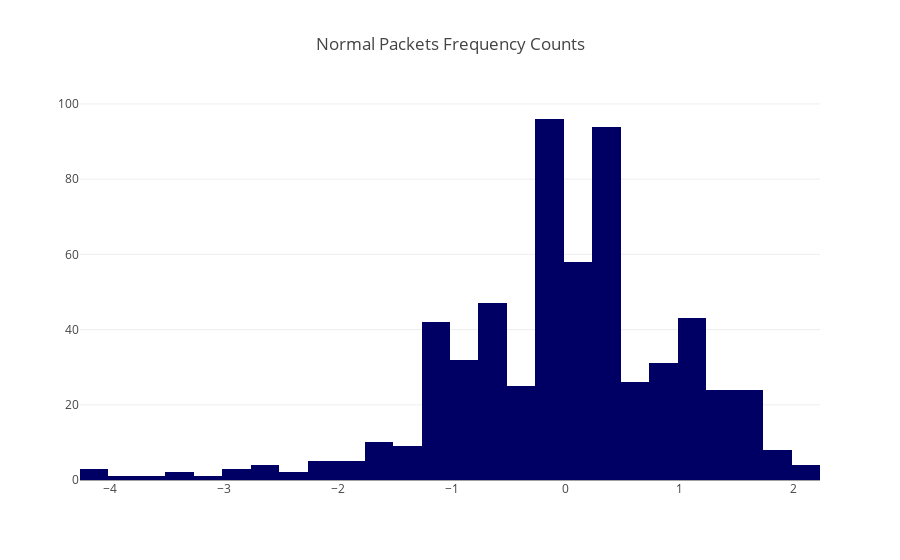
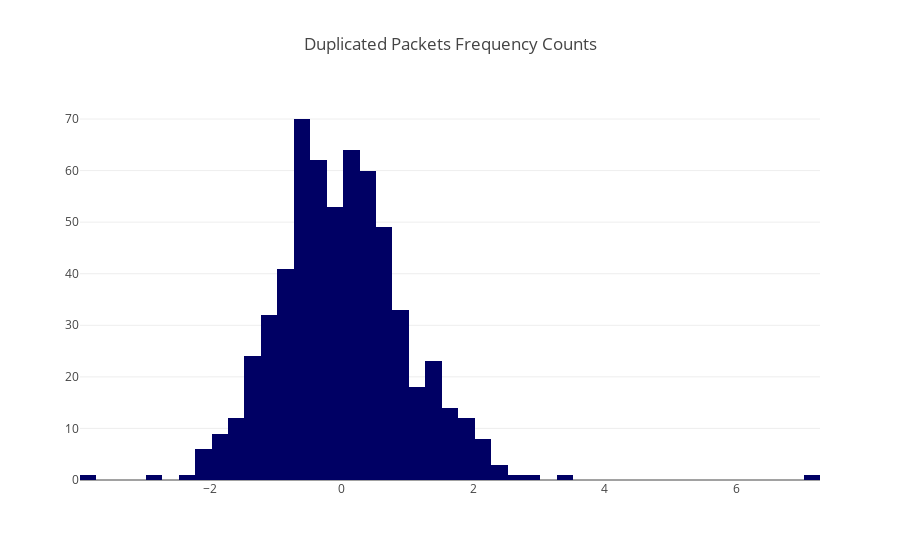

Notebook code for these charts, in order:
### Code cell
distribution_data = [{'data':norm_speed['y'],
                     'title':"Normal Packets"},
                     {'data':dup_speed['y'],
                    'title':"Duplicated Packets"},
                     {'data':tamper_speed['y'],
                    'title':"Tampered Packets"},
                     {'data':drop_speed['y'],
                    'title':"Dropped Packets"}]

for each in distribution_data:
    z_scores = ZScore(each["data"])

    trace = go.Histogram(x=z_scores, xbins=dict(start=np.min(z_scores), size=0.25, end=np.max(z_scores)),
                       marker=dict(color='rgb(0, 0, 100)'))

    layout = go.Layout(
        title="{} Frequency Counts".format(each["title"])
    )

    fig = go.Figure(data=go.Data([trace]), layout=layout)
    iplot(fig, filename='{}-freq-counts'.format(each["title"]))

### Figure 1 — Plotly figure (JSON) as saved in the notebook; plotly's stock layout.template omitted (floating-point values rounded to 4 significant figures; data arrays with more than 128 entries replaced by an {"elided": "..."} marker saying what was removed)
{"data": [{"marker": {"color": "rgb(0, 0, 100)"}, "type": "histogram", "uid": "33caa2ab-2370-44b9-a81c-cfced5683b78", "x": {"elided": "600 float values"}, "xbins": {"end": 2.179, "size": 0.25, "start": -4.265}}], "layout": {"title": {"text": "Normal Packets Frequency Counts"}}}

### Figure 2 — Plotly figure (JSON) as saved in the notebook; plotly's stock layout.template omitted (floating-point values rounded to 4 significant figures; data arrays with more than 128 entries replaced by an {"elided": "..."} marker saying what was removed)
{"data": [{"marker": {"color": "rgb(0, 0, 100)"}, "type": "histogram", "uid": "d03e618f-de16-48a6-979f-ca3a218da8ce", "x": {"elided": "600 float values"}, "xbins": {"end": 7.143, "size": 0.25, "start": -3.979}}], "layout": {"title": {"text": "Duplicated Packets Frequency Counts"}}}
